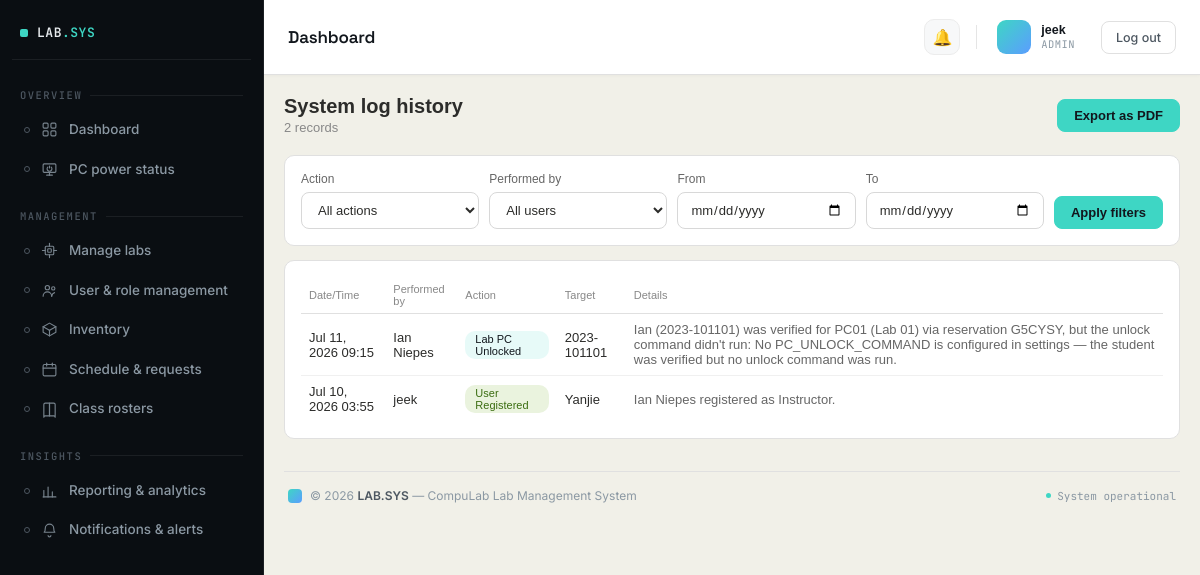
/accounts/logs/ (signed in), run on the app's committed database.
### accounts/models.py (models this page shows, shortened)
class User(AbstractUser):
    ROLE_CHOICES = [
        ('admin', 'Admin'),
        ('incharge', 'Lab In-charge'),
        ('instructor', 'Instructor'),
        ('student', 'Student'),
    ]
    role = models.CharField(max_length=20, choices=ROLE_CHOICES, default='instructor')
    id_number = models.CharField(
        max_length=50, blank=True, default='',
        help_text='Student/Instructor ID — used to match this account to reservation requests and lab PC check-ins. Separate from the login username.'
    )
    assigned_lab = models.ForeignKey(
        'labs.Lab',
        null=True,
        blank=True,
        on_delete=models.SET_NULL,
        related_name='assigned_users'
    )
    email_notifications_enabled = models.BooleanField(default=True)

class ActivityLog(models.Model):
    ACTION_CHOICES = [
        ('register', 'User Registered'),
        ('activate', 'Account Activated'),
        ('deactivate', 'Account Deactivated'),
        ('delete', 'User Deleted'),
        ('reset_password', 'Password Reset'),
        ('pc_unlock', 'Lab PC Unlocked'),
    ]
    actor = models.ForeignKey(
        settings.AUTH_USER_MODEL,
        null=True,
        on_delete=models.SET_NULL,
        related_name='actions_performed'
    )
    action = models.CharField(max_length=20, choices=ACTION_CHOICES)
    target_username = models.CharField(max_length=150)
    details = models.TextField(blank=True)
    pc = models.ForeignKey(
        'labs.PC',
        null=True, blank=True,
        on_delete=models.SET_NULL,
        related_name='usage_logs',
        help_text='The lab PC this event happened on, set for pc_unlock events. Lets us answer "which PC was used on date X" reliably.',
    )
    created_at = models.DateTimeField(auto_now_add=True)
    class Meta:
        ordering = ['-created_at']

### accounts/views.py (the view)
# urls.py: path('logs/', views.LogHistoryView.as_view(), name='log_history'),
class LogHistoryView(RoleRequiredMixin, ListView):
    allowed_roles = ['admin']
    template_name = 'accounts/logs.html'
    context_object_name = 'logs'
    paginate_by = 50
    def get_queryset(self):
        return _filter_logs(self.request)
    def get_context_data(self, **kwargs):
        ctx = super().get_context_data(**kwargs)
        ctx['action_choices'] = ActivityLog.ACTION_CHOICES
        ctx['actors'] = User.objects.filter(actions_performed__isnull=False).distinct()
        ctx['selected_action'] = self.request.GET.get('action', '')
        ctx['selected_actor'] = self.request.GET.get('actor', '')
        ctx['date_from'] = self.request.GET.get('date_from', '')
        ctx['date_to'] = self.request.GET.get('date_to', '')
        return ctx

### accounts/context_processors.py (called while the page is built)
def sidebar_counts(request):
    if not request.user.is_authenticated:
        return {}
    return {
        'unread_notifications_count': Notification.objects.filter(
            user=request.user, read=False
        ).count(),
        'open_issues_count': Issue.objects.filter(status='open').count()
        if request.user.role in ['admin', 'incharge'] else 0,
    }

### accounts/mixins.py (called while the page is built)
    def dispatch(self, request, *args, **kwargs):
        if not request.user.is_authenticated:
            return self.handle_no_permission()
        if self.allowed_roles and request.user.role not in self.allowed_roles:
            raise PermissionDenied
        return super().dispatch(request, *args, **kwargs)

### accounts/views.py (called while the page is built)
def _filter_logs(request):
    qs = ActivityLog.objects.select_related('actor').all()
    action = request.GET.get('action')
    actor = request.GET.get('actor')
    date_from = request.GET.get('date_from')
    date_to = request.GET.get('date_to')
    if action:
        qs = qs.filter(action=action)
    if actor:
        qs = qs.filter(actor_id=actor)
    if date_from:
        qs = qs.filter(created_at__date__gte=date_from)
    if date_to:
        qs = qs.filter(created_at__date__lte=date_to)
    return qs

### compulab/templates/accounts/logs.html (shortened to what this page needs)
{% extends "base.html" %}
{% block content %}
<div class="page-header">
  <div>
    <h1>System log history</h1>
    <div class="sub">{{ paginator.count }} record{{ paginator.count|pluralize }}</div>
  </div>
  <a href="{% url 'log_export_pdf' %}?{{ request.GET.urlencode }}" class="action-btn primary">Export as PDF</a>
</div>
<div class="card">
  <form method="get" class="form-row" style="grid-template-columns: 1fr 1fr 1fr 1fr auto; align-items:end; gap:10px;">
    <div class="form-group" style="margin-bottom:0">
      <label class="form-label">Action</label>
      <select name="action" class="form-control">
        <option value="">All actions</option>
      </select>
    </div>
    <div class="form-group" style="margin-bottom:0">
      <label class="form-label">Performed by</label>
      <select name="actor" class="form-control">
        <option value="">All users</option>
      </select>
    </div>
    <div class="form-group" style="margin-bottom:0">
      <label class="form-label">From</label>
      <input type="date" name="date_from" class="form-control" value="{{ date_from }}">
    </div>
    <div class="form-group" style="margin-bottom:0">
      <label class="form-label">To</label>
      <input type="date" name="date_to" class="form-control" value="{{ date_to }}">
    </div>
    <div class="form-group" style="margin-bottom:0">
      <button type="submit" class="action-btn primary">Apply filters</button>
    </div>
  </form>
</div>
<div class="card">
  <table class="table">
    <thead>
      <tr><th>Date/Time</th><th>Performed by</th><th>Action</th><th>Target</th><th>Details</th></tr>
    </thead>
    <tbody>
      {% for log in logs %}
        <tr>
          <td>{{ log.created_at|date:"M d, Y H:i" }}</td>
          <td>{{ log.actor.get_full_name|default:log.actor.username|default:"—" }}</td>
          <td><span class="status-pill pill-{{ log.action }}">{{ log.get_action_display }}</span></td>
          <td>{{ log.target_username }}</td>
          <td style="color:#666">{{ log.details }}</td>
        </tr>
      {% empty %}
        <tr><td colspan="5"><p class="empty">No log records match these filters.</p></td></tr>
      {% endfor %}
    </tbody>
  </table>
</div>
{% endblock %}

### compulab/templates/dashboard/navbar.html (shortened to what this page needs)
<div class="topbar">
  <div class="topbar-title">{{ page_title|default:"Dashboard" }}</div>
  <div class="topbar-right">
    <div class="topbar-notif">
      <a href="{% url 'notifications' %}" title="Notifications">
        🔔
      </a>
    </div>
    <div class="topbar-user">
      <div class="avatar">
      </div>
      <div class="user-meta">
        <span class="user-name">{{ request.user.get_full_name|default:request.user.username }}</span>
        <span class="user-role">{{ request.user.role|default:"Admin" }}</span>
      </div>
    </div>
    <form method="post" action="{% url 'logout' %}" style="display:inline;">
      <button type="submit" class="btn">Log out</button>
    </form>
  </div>
</div>

### compulab/templates/base.html (style rules this page uses)
* { box-sizing: border-box; margin: 0; padding: 0; }
html, body { height: 100%; }
body { font-family: sans-serif; background: #f1f0e8; color: #2c2c2a; }
:root { --topbar-accent: #3ed6c4; --topbar-accent-tint: rgba(62,214,196,0.12); --topbar-ink-1: #12171d; --topbar-text-1: #4d5761; --topbar-text-2: #8b98a3; }
.card { background: white; border: 1px solid #e0e0e0; border-radius: 10px; padding: 16px; margin-bottom: 14px; }
.table { width: 100%; border-collapse: collapse; font-size: 13px; }
.table th { text-align: left; padding: 6px 8px; color: #888; font-weight: 500; border-bottom: 1px solid #e0e0e0; font-size: 11px; }
.table td { padding: 8px; border-bottom: 1px solid #f0f0f0; }
.table tr:last-child td { border-bottom: none; }
a { color: inherit; }
.page-header { display: flex; align-items: center; justify-content: space-between; margin-bottom: 20px; flex-wrap: wrap; gap: 12px; }
.page-header h1 { font-size: 20px; font-weight: 600; }
.page-header .sub { font-size: 13px; color: #888; margin-top: 2px; }
.action-btn { display: inline-flex; align-items: center; gap: 6px; padding: 8px 16px; border-radius: 8px; border: 1px solid #d8d8d8; background: #fff; color: #2c2c2a; font-size: 13px; font-weight: 500; text-decoration: none; cursor: pointer; }
.action-btn.primary { background: var(--topbar-accent); border-color: var(--topbar-accent); color: var(--topbar-ink-1); font-weight: 600; }
.status-pill { display: inline-block; padding: 2px 10px; border-radius: 10px; font-size: 11px; font-weight: 500; text-transform: capitalize; }
.pill-resolved, .pill-approved, .pill-online, .pill-good, .pill-low, .pill-activate, .pill-register, .pill-operational { background: #EAF3DE; color: #3B6D11; }
.pill-admin, .pill-incharge, .pill-instructor, .pill-student, .pill-fair, .pill-reset_password, .pill-pc_unlock { background: var(--topbar-accent-tint); color: var(--topbar-ink-1); }
.form-group { margin-bottom: 16px; }
.form-label { display: block; font-size: 12px; font-weight: 500; color: #666; margin-bottom: 6px; }
.form-control { width: 100%; padding: 9px 12px; border: 1px solid #d8d8d8; border-radius: 8px; font-size: 13px; font-family: inherit; background: #fff; color: #2c2c2a; }
.card form input[type="text"], .card form input[type="email"], .card form input[type="password"], .card form input[type="number"], .card form input[type="date"], .card form input[type="time"], .card form select, .card form textarea { width: 100%; padding: 9px 12px; border: 1px solid #d8d8d8; border-radius: 8px; font-size: 13px; font-family: inherit; background: #fff; color: #2c2c2a; }
.form-row { display: grid; grid-template-columns: 1fr 1fr; gap: 14px; }

### data on the page
User: user.get_full_name "jeek", user.role "ADMIN"
ActivityLog: created_at "Jul 11, 2026 09:15", actor.get_full_name "Ian Niepes", action "Lab PC Unlocked", target_username "2023-101101", details "Ian (2023-101101) was verified for PC01 (Lab 01) via reservation G5CYSY, but the unlock command didn't run: No PC_UNLOCK_COMMAND is configured in settings — the student was verified but no unlock command was run."
ActivityLog: created_at "Jul 10, 2026 03:55", actor.get_full_name "jeek", action "User Registered", target_username "Yanjie", details "Ian Niepes registered as Instructor."

### other printed values
{{ page_title|default:"Dashboard" }} "Dashboard"
{{ paginator.count }} "2"
